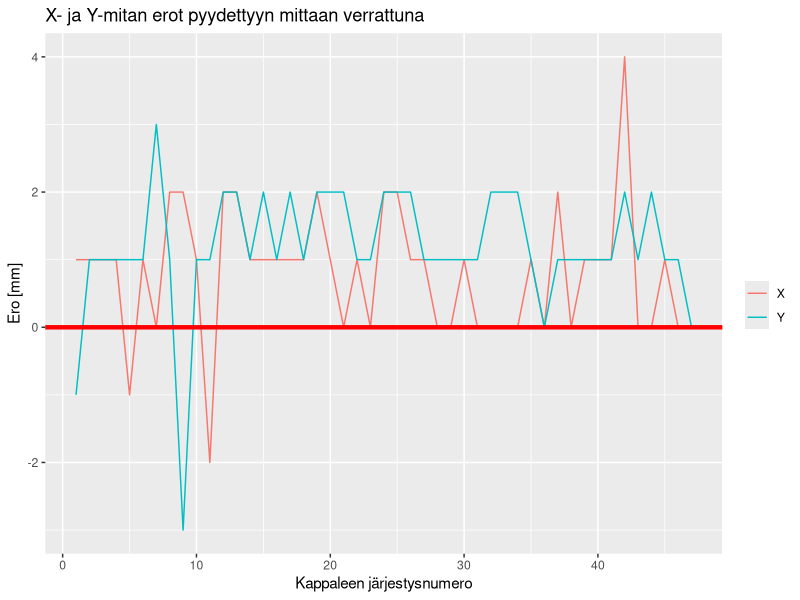
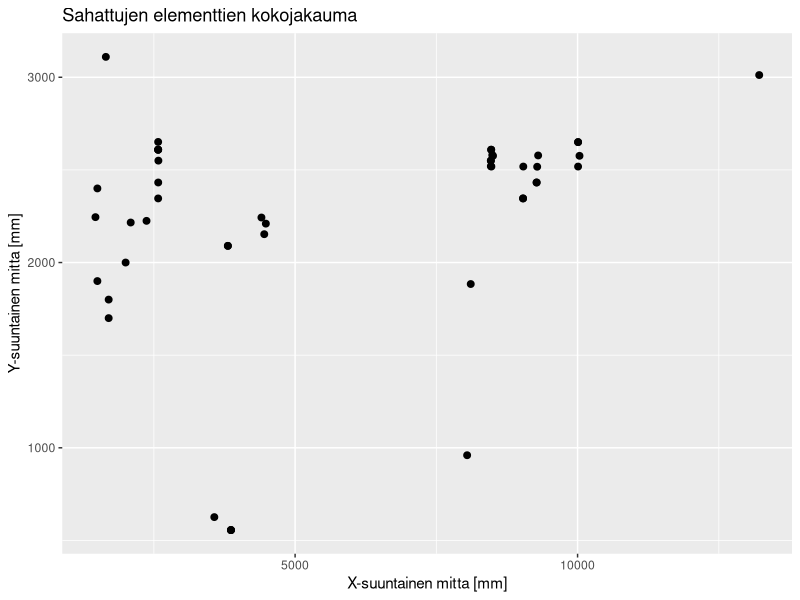
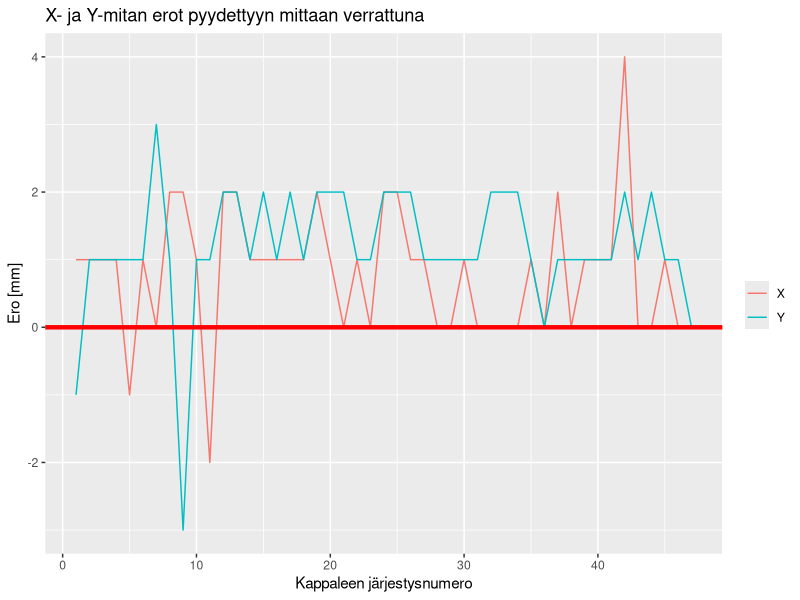
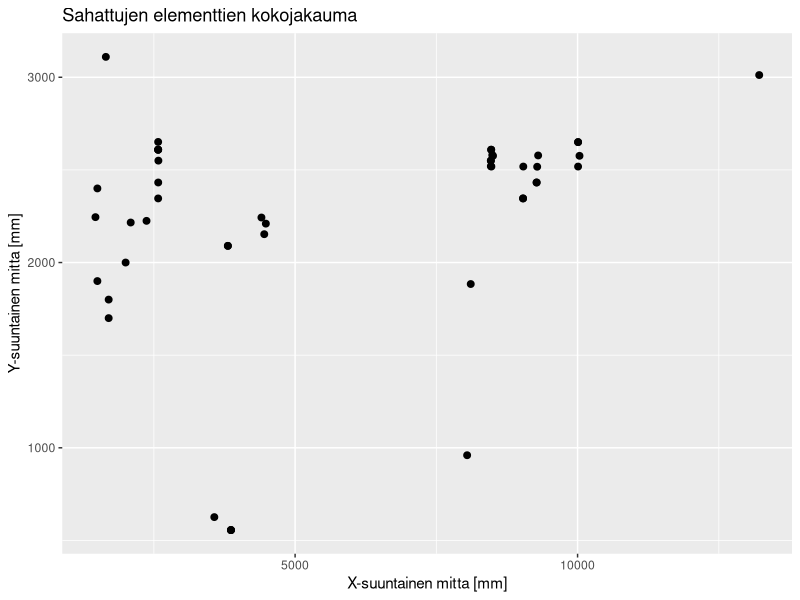

Write the R code that produced these figures, in order.
library(readxl)
CNC_raakadata <- read_excel("CNC_raakadata.xlsx")

library(ggplot2)

b <- ggplot(CNC_raakadata, aes(x=Nro)) +
  labs(title="X- ja Y-mitan erot pyydettyyn mittaan verrattuna", x="Kappaleen järjestysnumero", y="Ero [mm]") +
  geom_line(aes(y=`X1_ero`, colour="X")) +
  geom_line(aes(y=`Y1_ero`, colour="Y")) +
  geom_hline(yintercept = 0, colour = 'red', size = 1.5) +
  guides(color = guide_legend(title = ""))
  b
  ggsave("b.png")
  
c <- ggplot(CNC_raakadata,aes(x=X, y=Y)) +
  labs(title="Sahattujen elementtien kokojakauma", x="X-suuntainen mitta [mm]", y="Y-suuntainen mitta [mm]") +
  geom_point(size = 2)
  c
  ggsave("c.png")